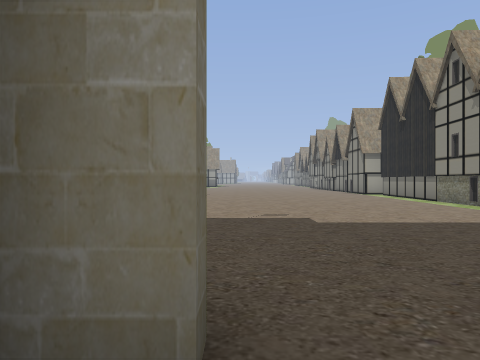
view 1 (above)

16 first-person views from a walk through a 3-D level made in the Godot game engine. The camera is 1.2 m above the floor, looks level and sees 70° across. The floor is counted in squares, 2 m on a side. Each view is taken from the middle of a square. On the plan, view 1 faces up. The plan holds only what a view shows up to about 10 squares ahead; the rest is blank. The place goes on beyond the plan.

view 2
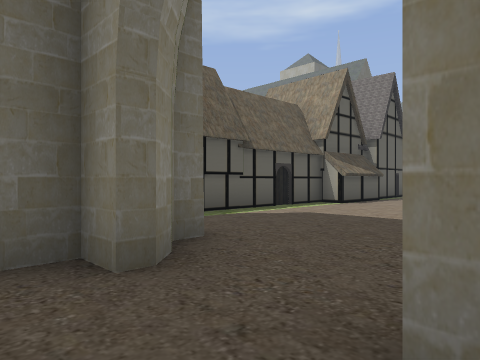

view 3
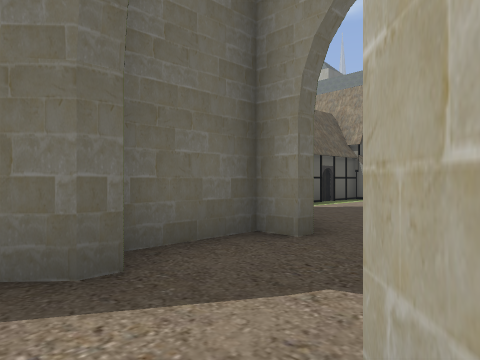

view 4
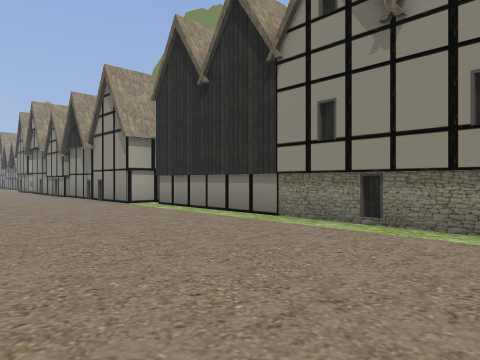

view 5
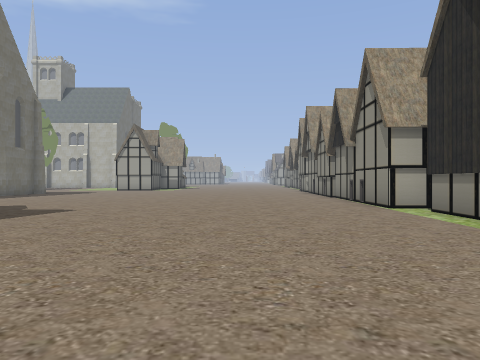

view 6
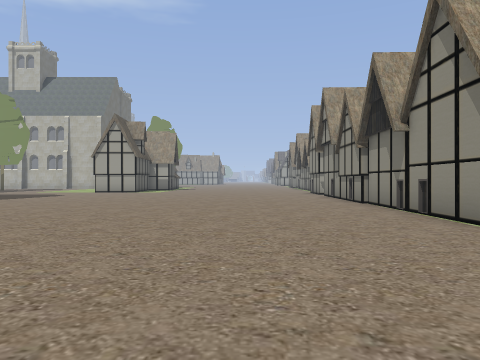

view 7
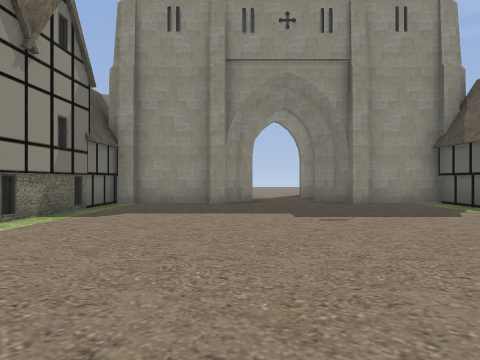

view 8
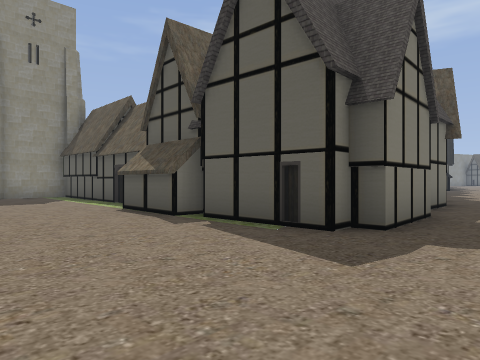

view 9
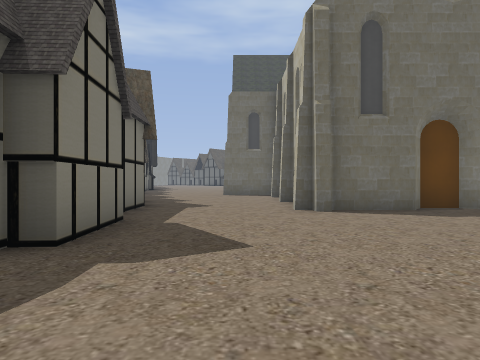

view 10
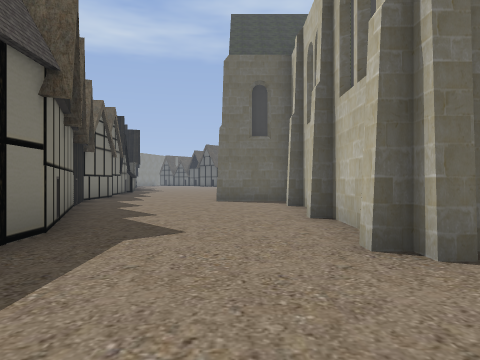

view 11
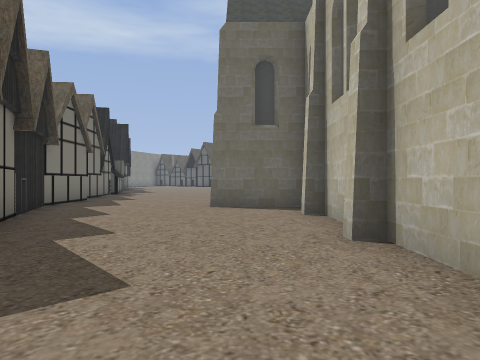

view 12
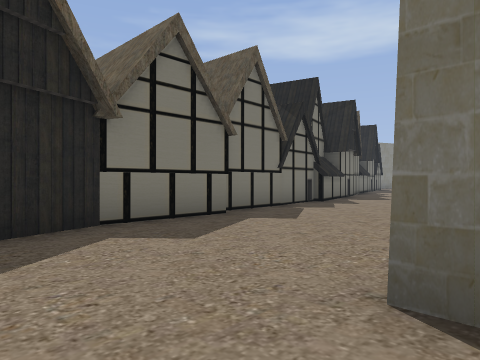

view 13
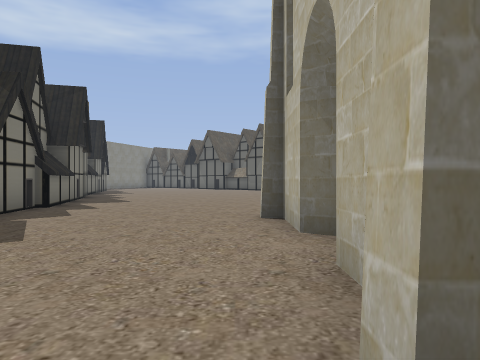

view 14
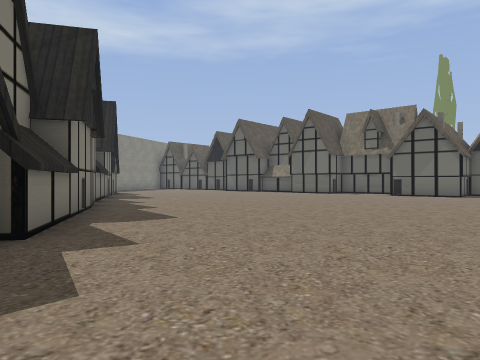

view 15
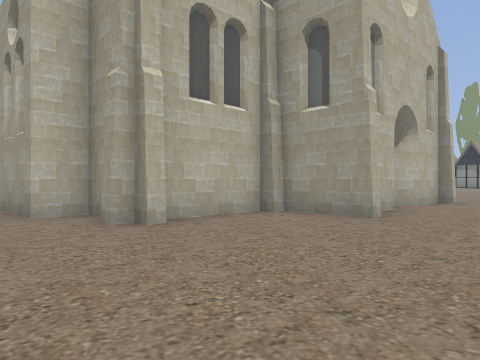

view 16
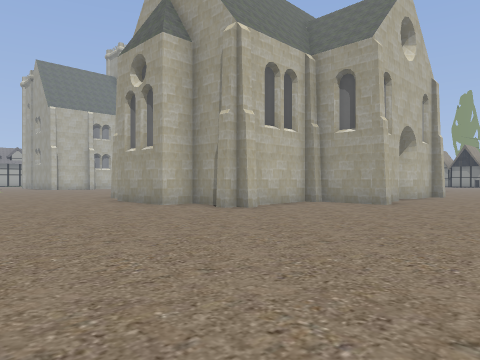

### Floor plan
Points are (right, up) in squares from view 1. A wall is a line through its corners. A room is listed if a view was taken in it or the views show most of it. See-through windows are left out.
Room 1 (views 1, 2)
walls: (-0.1, 1.3) (-0.1, 1) (-0.7, 1) (-0.7, -0.8)
ways out: opening at (1, -1) to room 2; opening at (1, 1) to room 3
Room 2 (view 3)
walls: (2, -1.6) (1.6, -1.2); (-0.1, -1.2) (-0.4, -1.6)
ways out: opening at (1, -1) to room 1
Room 3 (views 4, 5, 6, 7, 8, 9, 10, 11, 12, 13, 14, 15, 16)
walls: (-7.9, 12.8) (-6.3, 12.8); (-9.8, 12) (-7.8, 12.7); (-5.2, 13.3) (-2.9, 13.4) (-2.9, 12.9) (-2.5, 12.9); (-8, 16.5) (-9.4, 16.5) (-9.4, 16); (-6.9, 16.5) (-6.9, 16); (-6.5, 16.9) (-6.5, 16.4); (-10.8, 16.5) (-11.9, 16.5); (-2.8, 13.4) (-2.7, 10.6); (-3, 10.2) (-2.3, 10.2) (-2.4, 8.1); (-14, 14.2) (-14, 14.7) (-15.4, 14.7) (-15.8, 15.2); (-13.7, 16.5) (-13.7, 14.2); (-7, 19.9) (-7.3, 19.7) (-7.3, 18.9) (-6.9, 18.5) (-6.9, 16.8); (-3, 8.1) (-3.1, 4); (-16.3, 10.5) (-13.9, 10.5) (-10.8, 11.6); (-16.6, 15.1) (-16.9, 14.7) (-18.4, 14.7) (-18.4, 14.2); (-3.1, 3.9) (-3.1, 2) (-1.4, 2); (-18.7, 14.2) (-18.7, 16.1); (-18.4, 10) (-16.4, 10.1); (-19, 16.5) (-21.2, 16.5); (-1.4, 2.3) (-0.7, 2.3) (-0.7, 1.9) (-0.1, 1.3); (-21.2, 16.1) (-21.8, 16.1); (6.1, 14.4) (5.2, 14.4) (5.3, 20); (-21.6, 17) (-21.6, 18.1) (-22.5, 18.1) (-22.5, 20.5); (5.4, 6.7) (5.7, 13.7); (1.6, 1.3) (2.3, 2); (2.8, 2) (4.8, 2); (4.6, 2.3) (5.1, 2.3); (5.2, 1.9) (5.4, 6.3); (-26.2, 8.1) (-24.4, 8.8) (-20.4, 9.9) (-20.4, 9.6) (-18.4, 9.9)
ways out: opening at (1, 1) to room 1

Where each view was taken, in squares from view 1:
view 1: 0 up, 0 right, facing up
view 2: 0 up, 2 right, facing up-left
view 3: 2 down, 2 right, facing up-left
view 4: 6 up, 1 right, facing up-right
view 5: 7 up, 2 right, facing up
view 6: 10 up, 2 right, facing up
view 7: 11 up, 2 right, facing down
view 8: 15 up, 1 right, facing down-left
view 9: 15 up, 0 right, facing left
view 10: 15 up, 4 left, facing left
view 11: 15 up, 6 left, facing left
view 12: 15 up, 12 left, facing down-left
view 13: 14 up, 13 left, facing left
view 14: 12 up, 17 left, facing left
view 15: 12 up, 24 left, facing up-right
view 16: 11 up, 27 left, facing up-right
